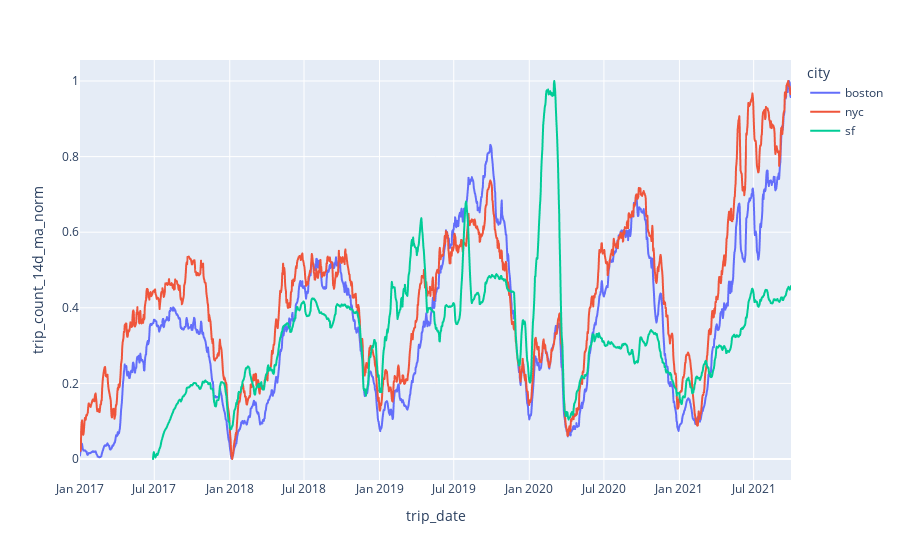

Write notebook code for a chart like this one.
### Code cell
fig = px.line(trip_data_group_by_date_pd_df, x="trip_date", y="trip_count_14d_ma_norm", color='city')
fig.show()

### Figure 1 — Plotly figure (JSON) as saved in the notebook; plotly's stock layout.template omitted (floating-point values rounded to 4 significant figures; data arrays with more than 128 entries replaced by an {"elided": "..."} marker saying what was removed)
{"data": [{"hovertemplate": "city=boston<br>trip_date=%{x}<br>trip_count_14d_ma_norm=%{y}<extra></extra>", "legendgroup": "boston", "line": {"color": "#636efa", "dash": "solid"}, "mode": "lines", "name": "boston", "showlegend": true, "type": "scattergl", "x": {"elided": "1732 str values"}, "xaxis": "x", "y": {"elided": "1732 float values"}, "yaxis": "y"}, {"hovertemplate": "city=nyc<br>trip_date=%{x}<br>trip_count_14d_ma_norm=%{y}<extra></extra>", "legendgroup": "nyc", "line": {"color": "#EF553B", "dash": "solid"}, "mode": "lines", "name": "nyc", "showlegend": true, "type": "scattergl", "x": {"elided": "1729 str values"}, "xaxis": "x", "y": {"elided": "1729 float values"}, "yaxis": "y"}, {"hovertemplate": "city=sf<br>trip_date=%{x}<br>trip_count_14d_ma_norm=%{y}<extra></extra>", "legendgroup": "sf", "line": {"color": "#00cc96", "dash": "solid"}, "mode": "lines", "name": "sf", "showlegend": true, "type": "scattergl", "x": {"elided": "1556 str values"}, "xaxis": "x", "y": {"elided": "1556 float values"}, "yaxis": "y"}], "layout": {"legend": {"title": {"text": "city"}, "tracegroupgap": 0}, "margin": {"t": 60}, "xaxis": {"anchor": "y", "domain": [0, 1], "title": {"text": "trip_date"}}, "yaxis": {"anchor": "x", "domain": [0, 1], "title": {"text": "trip_count_14d_ma_norm"}}}}
